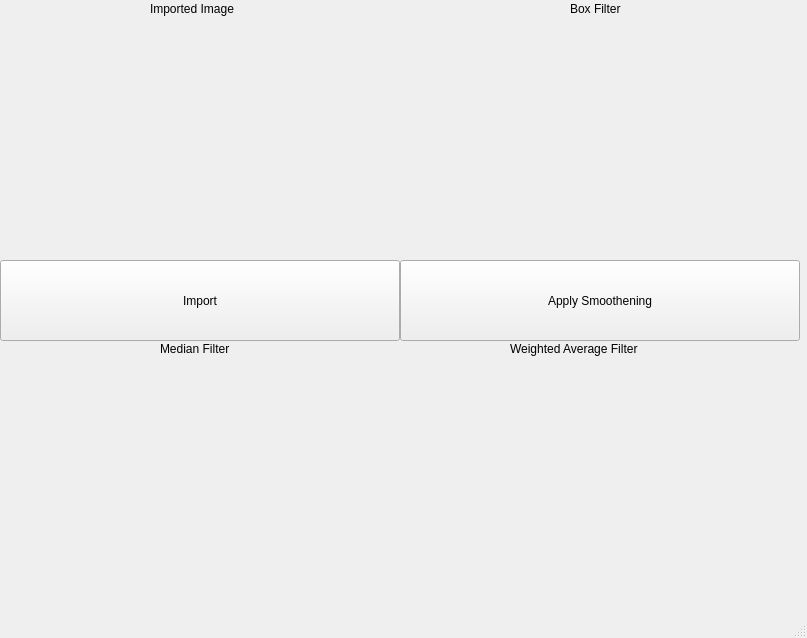
<?xml version="1.0" encoding="UTF-8"?>
<ui version="4.0">
 <class>MainWindow</class>
 <widget class="QMainWindow" name="MainWindow">
  <property name="geometry">
   <rect>
    <x>0</x>
    <y>0</y>
    <width>807</width>
    <height>638</height>
   </rect>
  </property>
  <property name="windowTitle">
   <string>MainWindow</string>
  </property>
  <widget class="QWidget" name="centralwidget">
   <widget class="QLabel" name="imageinput">
    <property name="geometry">
     <rect>
      <x>0</x>
      <y>20</y>
      <width>400</width>
      <height>225</height>
     </rect>
    </property>
    <property name="text">
     <string/>
    </property>
    <property name="pixmap">
     <pixmap>../Exp1/killer.jpg</pixmap>
    </property>
    <property name="scaledContents">
     <bool>true</bool>
    </property>
   </widget>
   <widget class="QPushButton" name="import_image">
    <property name="geometry">
     <rect>
      <x>0</x>
      <y>260</y>
      <width>400</width>
      <height>81</height>
     </rect>
    </property>
    <property name="text">
     <string>Import</string>
    </property>
   </widget>
   <widget class="QPushButton" name="output">
    <property name="geometry">
     <rect>
      <x>400</x>
      <y>260</y>
      <width>400</width>
      <height>81</height>
     </rect>
    </property>
    <property name="text">
     <string>Apply Smoothening</string>
    </property>
   </widget>
   <widget class="QLabel" name="imageoutput">
    <property name="geometry">
     <rect>
      <x>401</x>
      <y>20</y>
      <width>400</width>
      <height>225</height>
     </rect>
    </property>
    <property name="text">
     <string/>
    </property>
    <property name="pixmap">
     <pixmap>../Exp1/killer.jpg</pixmap>
    </property>
    <property name="scaledContents">
     <bool>true</bool>
    </property>
   </widget>
   <widget class="QLabel" name="label">
    <property name="geometry">
     <rect>
      <x>150</x>
      <y>0</y>
      <width>111</width>
      <height>17</height>
     </rect>
    </property>
    <property name="text">
     <string>Imported Image</string>
    </property>
   </widget>
   <widget class="QLabel" name="label_2">
    <property name="geometry">
     <rect>
      <x>570</x>
      <y>0</y>
      <width>71</width>
      <height>17</height>
     </rect>
    </property>
    <property name="text">
     <string>Box Filter</string>
    </property>
   </widget>
   <widget class="QLabel" name="label_3">
    <property name="geometry">
     <rect>
      <x>160</x>
      <y>340</y>
      <width>121</width>
      <height>17</height>
     </rect>
    </property>
    <property name="text">
     <string>Median Filter</string>
    </property>
   </widget>
   <widget class="QLabel" name="imageoutput_2">
    <property name="geometry">
     <rect>
      <x>0</x>
      <y>360</y>
      <width>400</width>
      <height>225</height>
     </rect>
    </property>
    <property name="text">
     <string/>
    </property>
    <property name="pixmap">
     <pixmap>../Exp1/killer.jpg</pixmap>
    </property>
    <property name="scaledContents">
     <bool>true</bool>
    </property>
   </widget>
   <widget class="QLabel" name="imageoutput_3">
    <property name="geometry">
     <rect>
      <x>401</x>
      <y>360</y>
      <width>400</width>
      <height>225</height>
     </rect>
    </property>
    <property name="text">
     <string/>
    </property>
    <property name="pixmap">
     <pixmap>../Exp1/killer.jpg</pixmap>
    </property>
    <property name="scaledContents">
     <bool>true</bool>
    </property>
   </widget>
   <widget class="QLabel" name="label_4">
    <property name="geometry">
     <rect>
      <x>510</x>
      <y>340</y>
      <width>171</width>
      <height>17</height>
     </rect>
    </property>
    <property name="text">
     <string>Weighted Average Filter</string>
    </property>
   </widget>
  </widget>
  <widget class="QMenuBar" name="menubar">
   <property name="geometry">
    <rect>
     <x>0</x>
     <y>0</y>
     <width>807</width>
     <height>22</height>
    </rect>
   </property>
  </widget>
  <widget class="QStatusBar" name="statusbar"/>
 </widget>
 <resources/>
 <connections/>
</ui>
